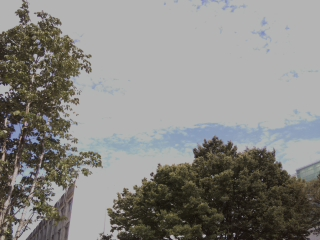
#> input picture test/src_panorama/panoramaShootingtest0000.jpg, 320 x 240 px; its folder holds 4 pictures in this run
$ python panoramatest.py
#> lines starting #> are read from the running program, lines starting #| are printed output that depends on the picture
import cv2
import os
import glob
import time

srcdir = 'src_panorama'
dstdir = 'result_panorama'


def panorama(srcdir, dstdir, srcprefix='', dstprefix='',srcext='.jpg',dstext='.jpg'):
    """
    パノラマを合成するための関数
    ソースディレクトリ内に合成用の写真を番号をつけて入れておく。（例：IMG0.jpg,IMG1.jpg）
    宛先ディレクトリ内でソースディレクトリ＋番号の形でパノラマ写真が保存される。
    撮影された写真次第ではパノラマ写真をできずエラーが出る可能性あるからtry,except必要？
    srcdir:ソースディレクトリ
    dstdir:宛先ディレクトリ
    prefix:番号の前につける文字
    srcext:ソースの拡張子
    dstext:できたものの拡張子
    """
#> called with srcdir = 'src_panorama', dstdir = 'result_panorama', srcprefix = 'panoramaShootingtest00', dstprefix = '', srcext = '.jpg', dstext = '.jpg'
    srcfilecount = len(glob.glob1(srcdir + '/', '*'+srcext))
    resultcount = len(glob.glob1(dstdir, srcdir + '*'+dstext))
    print(srcfilecount)
    print(resultcount)

    photos = []

    for i in range(0, srcfilecount):
        if len(str(i)) == 1:
            photos.append(cv2.imread(srcdir +'/' + srcprefix + '0' +  str(i) + srcext))
        else:
            photos.append(cv2.imread(srcdir + '/' + srcprefix + str(i) + srcext))

    print(len(photos))

    stitcher = cv2.Stitcher.create(0)
    status, result = stitcher.stitch(photos)
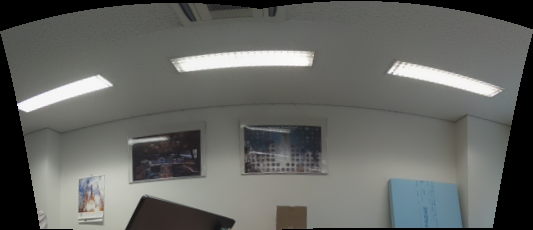
#> result: shape (230, 533, 3); mean of channels 0, 1, 2 98.6, 102.1, 100.8; drawn as B, G, R
    cv2.imwrite(dstdir + '/' + dstprefix + str(resultcount) + srcext, result)

    if status == 0:
        print("success")
    else:
        print('failed')


if __name__ == "__main__":
    try:
        startTime = time.time()  # プログラムの開始時刻
        panorama(srcdir, dstdir, 'panoramaShootingtest00')
        endTime = time.time() #プログラムの終了時間
        runTime = endTime - startTime
        print(runTime)
    except KeyboardInterrupt:
        print('Interrupted')
